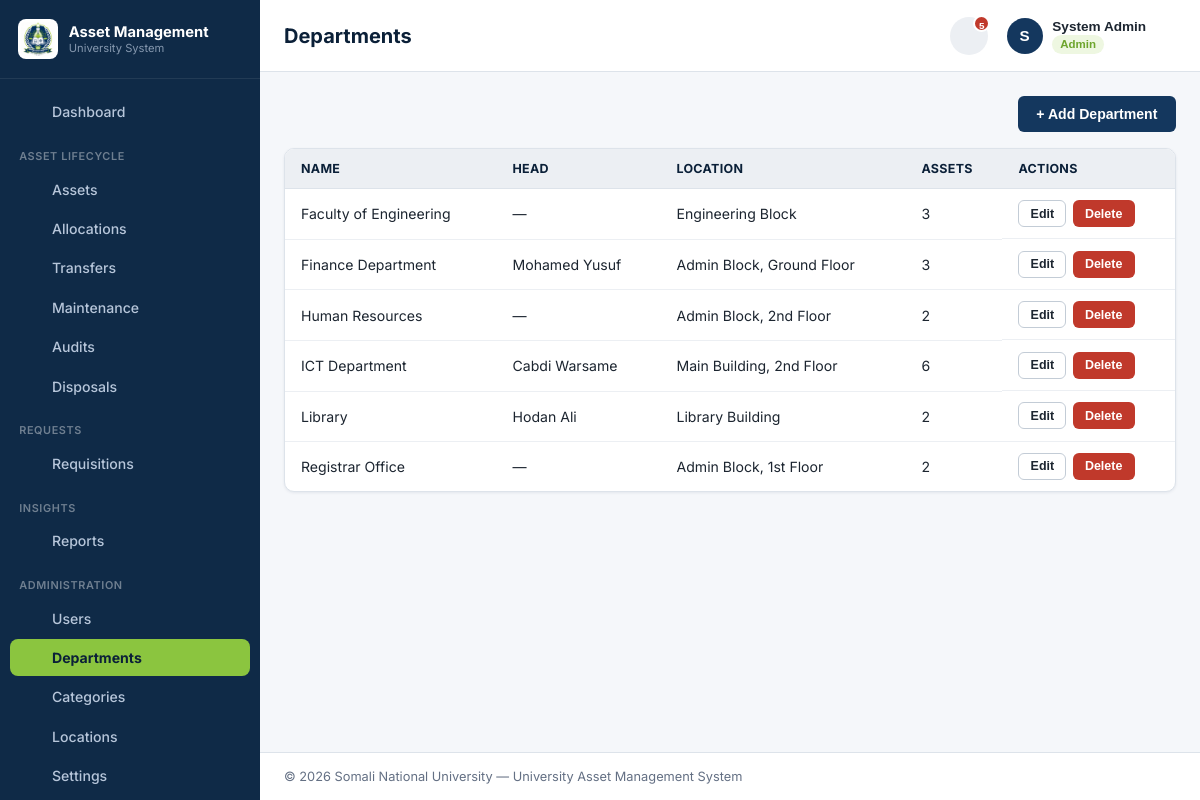
/modules/departments/list.php (signed in), run on the app's committed database.
### tables this page shows
CREATE TABLE departments (
    department_id    INT AUTO_INCREMENT PRIMARY KEY,
    department_name  VARCHAR(100) NOT NULL,
    head_id           INT NULL,
    location          VARCHAR(150) NULL,
    created_at        TIMESTAMP NOT NULL DEFAULT CURRENT_TIMESTAMP,
    updated_at        TIMESTAMP NOT NULL DEFAULT CURRENT_TIMESTAMP ON UPDATE CURRENT_TIMESTAMP
);

CREATE TABLE users (
    user_id        INT AUTO_INCREMENT PRIMARY KEY,
    name           VARCHAR(100) NOT NULL,
    email          VARCHAR(150) NOT NULL UNIQUE,
    username       VARCHAR(50) NOT NULL UNIQUE,
    profile_picture VARCHAR(255) NULL,
    password       VARCHAR(255) NOT NULL,
    role_id        INT NOT NULL,
    department_id  INT NULL,
    status         ENUM('active','inactive') NOT NULL DEFAULT 'active',
    created_at     TIMESTAMP NOT NULL DEFAULT CURRENT_TIMESTAMP,
    updated_at     TIMESTAMP NOT NULL DEFAULT CURRENT_TIMESTAMP ON UPDATE CURRENT_TIMESTAMP,
    CONSTRAINT fk_users_role FOREIGN KEY (role_id) REFERENCES roles(role_id)
        ON UPDATE CASCADE ON DELETE RESTRICT,
    CONSTRAINT fk_users_department FOREIGN KEY (department_id) REFERENCES departments(department_id)
        ON UPDATE CASCADE ON DELETE SET NULL
);

### modules/departments/list.php (the view, shortened to what this page needs)
<?php
require_once __DIR__ . '/../../includes/bootstrap.php';
$departments = $pdo->query(
    'SELECT d.*, u.name AS head_name,
     (SELECT COUNT(*) FROM assets a WHERE a.department_id = d.department_id) AS asset_count
     FROM departments d LEFT JOIN users u ON u.user_id = d.head_id ORDER BY d.department_name'
)->fetchAll();
include __DIR__ . '/../../includes/layout/header.php';
?>
<div class="card-header">
    <button type="button" class="btn btn-primary" data-modal-target="modalCreateDept">+ Add Department</button>
</div>
<div class="table-wrap">
<table id="deptTable">
    <thead><tr><th data-sort>Name</th><th data-sort>Head</th><th data-sort>Location</th><th data-sort>Assets</th><th class="no-sort">Actions</th></tr></thead>
    <tbody>
    <?php foreach ($departments as $d): ?>
        <tr>
            <td><?= e($d['department_name']) ?></td>
            <td><?= e($d['head_name'] ?? '—') ?></td>
            <td><?= e($d['location'] ?? '—') ?></td>
            <td><?= (int) $d['asset_count'] ?></td>
            <td class="table-actions">
                <button type="button" class="btn btn-sm btn-outline" data-modal-target="modalEditDept<?= $d['department_id'] ?>">Edit</button>
                <form method="post" action="" style="display:inline;" data-confirm="Delete department '<?= e($d['department_name']) ?>'? This cannot be undone.">
                    <button type="submit" class="btn btn-sm btn-danger">Delete</button>
                </form>
            </td>
        </tr>
    <?php endforeach; ?>
    </tbody>
</table>
</div>
<?php include __DIR__ . '/../../includes/layout/footer.php'; ?>

### static/css/style.css (style rules this page uses)
:root { --color-sidebar-bg: #0f2a47; --color-sidebar-bg-active: #16385e; --color-sidebar-text: #b7c6da; --color-sidebar-text-active: #ffffff; --color-primary: #14375e; --color-primary-dark: #0b2038; --color-primary-light: #e8edf3; --color-accent: #8bc53f; --color-accent-dark: #6ea52d; --color-accent-light: #eef7e1; --color-white: #ffffff; --color-gray-50: #f5f7fa; --color-gray-100: #eceff3; --color-gray-200: #dde3ea; --color-gray-300: #c3ccd6; --color-gray-500: #7c8898; --color-gray-700: #444e5c; --color-text: #1c2530; --color-text-muted: #647084; --color-success: #4c9a2a; --color-success-bg: #eef7e1; --color-warning: #c9861a; --color-warning-bg: #fbf0dd; --color-danger: #c0392b; --color-danger-bg: #fbe9e7; --color-neutral-bg: #eceff3; --radius: 10px; --shadow-sm: 0 1px 3px rgba(15, 42, 71, 0.08); --shadow-md: 0 8px 24px rgba(15, 42, 71, 0.14); --sidebar-width: 260px; }
* { box-sizing: border-box; }
body { margin: 0; font-family: 'Inter', 'Segoe UI', Tahoma, Geneva, Verdana, sans-serif; background: var(--color-gray-50); color: var(--color-text); font-size: 14.5px; }
.card-header { display: flex; align-items: center; justify-content: space-between; margin-bottom: 1rem; }
.btn { display: inline-flex; align-items: center; justify-content: center; gap: 0.4rem; padding: 0.55rem 1.1rem; border-radius: 6px; border: 1px solid transparent; font-size: 0.88rem; font-weight: 600; cursor: pointer; text-decoration: none; }
.btn-primary { background: var(--color-primary); color: #fff; }
.btn-outline { background: transparent; border-color: var(--color-gray-300); color: var(--color-text); }
.btn-danger { background: var(--color-danger); color: #fff; }
.btn-sm { padding: 0.35rem 0.7rem; font-size: 0.78rem; }
.table-wrap { background: var(--color-white); border: 1px solid var(--color-gray-200); border-radius: var(--radius); overflow-x: auto; box-shadow: var(--shadow-sm); }
table { width: 100%; border-collapse: collapse; font-size: 0.88rem; }
thead th { background: var(--color-gray-100); color: var(--color-primary-dark); text-align: left; padding: 0.75rem 1rem; font-size: 0.78rem; text-transform: uppercase; letter-spacing: 0.3px; border-bottom: 1px solid var(--color-gray-200); cursor: pointer; white-space: nowrap; }
thead th.no-sort { cursor: default; }
tbody td { padding: 0.7rem 1rem; border-bottom: 1px solid var(--color-gray-100); vertical-align: middle; }
tbody tr:last-child td { border-bottom: none; }
.table-actions { display: flex; gap: 0.4rem; flex-wrap: wrap; }

### data on the page
departments: department_name "Faculty of Engineering", head_name "—", location "Engineering Block", asset_count "3"
departments: department_name "Finance Department", head.name "Mohamed Yusuf", location "Admin Block, Ground Floor", asset_count "3"
departments: department_name "Human Resources", head_name "—", location "Admin Block, 2nd Floor", asset_count "2"
departments: department_name "ICT Department", head.name "Cabdi Warsame", location "Main Building, 2nd Floor", asset_count "6"
departments: department_name "Library", head.name "Hodan Ali", location "Library Building", asset_count "2"
departments: department_name "Registrar Office", head_name "—", location "Admin Block, 1st Floor", asset_count "2"

### other printed values
t('brand.title') "Asset Management"
t('brand.subtitle') "University System"
$label "Dashboard Assets Allocations Transfers Maintenance Audits Disposals Requisitions Reports Users Departments Categories Locations Settings"
t('nav.section.assets') "ASSET LIFECYCLE"
t('nav.section.requests') "REQUESTS"
t('nav.section.insights') "INSIGHTS"
t('nav.section.admin') "ADMINISTRATION"
$pageTitle "Departments"
$bellTotal "5"
mb_strtoupper(mb_substr($user['name'] ?? 'A', 0, 1)) "S"
$user['name'] "System Admin"
$user['role_name'] "Admin"
$uniName "Somali National University"
t('footer.system_name') "University Asset Management System"
